Frame 1 (no input): blank canvas, image omitted
Frame 60 (no input): blank canvas, image omitted
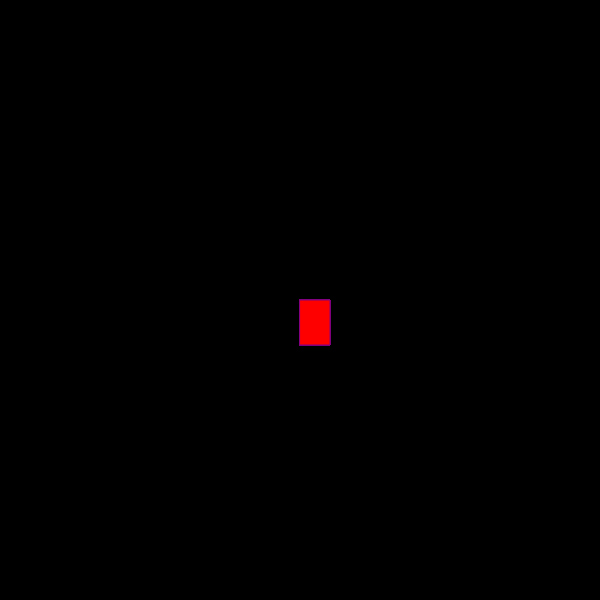
Frame 120 (the mouse pressed at the canvas centre since frame 60)

The p5.js sketch whose frames 1 and 60 were blank and that drew this single picture after the mouse press (run headless with seeded random() and noise() and a simulated clock; from frame 60 on, the mouse is pressed at the canvas centre):

// p5.js sketch
// ── sketch.js
function setup() {
    createCanvas(600, 600);
    background("black");    
    
  }
  
  function draw() {
    
    
    stroke("purple");
    fill("red");
    
    // console.log(mouseIsPressed);
    
    if (mouseIsPressed) {
      rect(mouseX, mouseY, 30, 45);
    }
  }
